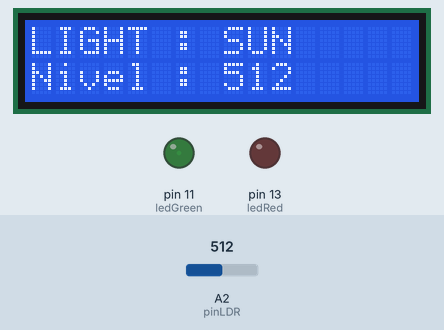
A sketch run on a simulated Arduino Uno, built with avr-gcc and run on an emulated ATmega328P. On the bench: 16×2 character LCD, output pins drawn as LEDs (lit = HIGH). The test bench sets the inputs (shaded band); at power-on: A2 (pinLDR) = 512.

Above: at 2.2 s.
2.3 s: A2 (pinLDR) set to 486
At 2.9 s:
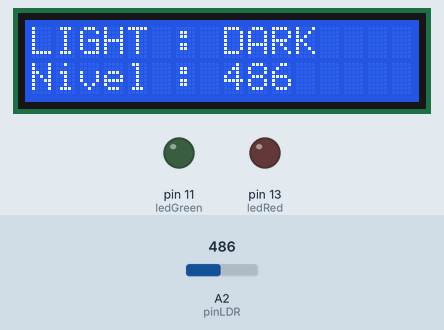
3.8 s: A2 (pinLDR) set to 716
At 5.1 s:
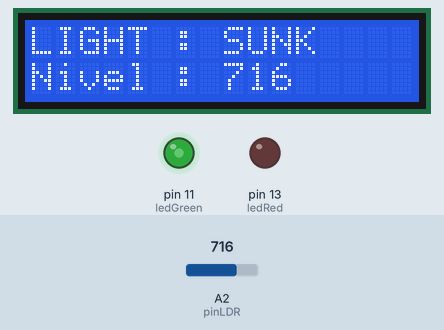
5.4 s: A2 (pinLDR) set to 900
At 5.9 s:
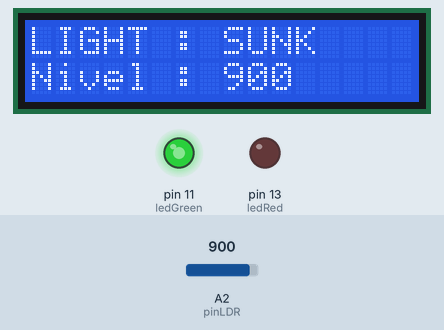
6.9 s: A2 (pinLDR) set to 122
At 7.9 s:
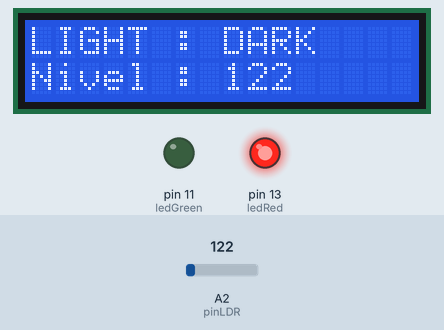
8.4 s: A2 (pinLDR) set to 510
At 8.9 s:
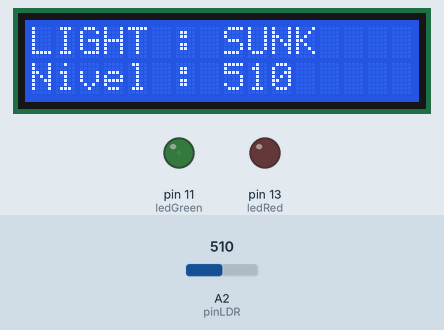
Timing chart, 0 to 11.0 s (numbered marks = the images above; inputs shaded):
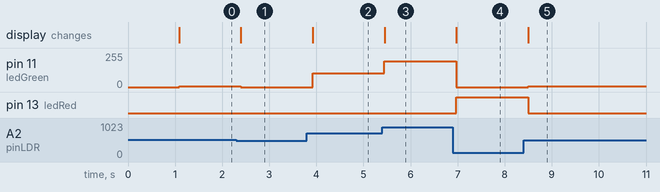

The sketch:

Senzor_lumina.ino
```cpp
#include <Wire.h>
#include <LiquidCrystal_I2C.h>

LiquidCrystal_I2C lcd(0x27, 16, 2);

const int pinLDR = A2;
const int ledRed = 13;
const int ledGreen = 11;
//const int ledYellow = 12;

void setup() {
  // put your setup code here, to run once:
  lcd.init();
  lcd.backlight();

  pinMode(ledRed, OUTPUT);
  pinMode(ledGreen, OUTPUT);
  //pinMode(ledYellow, OUTPUT);

  lcd.setCursor(0, 0);
  lcd.print("LIGHT : ");
  delay(1000);
}

void loop() {
  // put your main code here, to run repeatedly:
  int lumina = analogRead(pinLDR);
  lcd.setCursor(0, 1);
  lcd.print("Nivel : ");
  lcd.print(lumina);
  lcd.print("   ");

  if(lumina > 500){

  int intensitateGreen = map(lumina, 500, 1023, 0, 255);

    analogWrite(ledGreen, intensitateGreen);
    digitalWrite(ledRed, LOW);

    lcd.setCursor(8, 0);
    lcd.print("SUN");
  }else{

    int intensitateRed = map(lumina, 0, 500, 255, 0);

    digitalWrite(ledGreen, LOW);
    analogWrite(ledRed, intensitateRed);

    lcd.setCursor(8, 0);
    lcd.print("DARK");
  }

  delay(200);
}
/*
void loop() {
  digitalWrite(ledGreen, HIGH);
  digitalWrite(ledRed, HIGH);
  digitalWrite(ledYellow, HIGH);
  delay(1000);
  digitalWrite(ledGreen, LOW);
  digitalWrite(ledYellow, LOW);
  digitalWrite(ledRed, LOW);
  delay(1000);
}*/
```

Measured:
- the behaviour switches between 501 and 500 on A2 (pinLDR) (found by bisection; images 0 and 1)
- after the input at 2.3 s, pin 11 (ledGreen): 5/255 → 0/255 after 0.09 s; the display: changes after 0.10 s (image 1)
- after the input at 3.8 s, pin 11 (ledGreen): 0/255 → 105/255 after 0.12 s; the display: changes after 0.13 s (image 2)
- after the input at 5.4 s, pin 11 (ledGreen): 105/255 → 195/255 after 0.05 s; the display: changes after 0.05 s (image 3)
- after the input at 6.9 s, pin 11 (ledGreen): 195/255 → 0/255 after 0.07 s; pin 13 (ledRed): LOW → HIGH after 0.07 s; the display: changes after 0.07 s (image 4)
- after the input at 8.4 s, pin 11 (ledGreen): 0/255 → 4/255 after 0.10 s; pin 13 (ledRed): HIGH → LOW after 0.10 s; the display: changes after 0.10 s (image 5)
